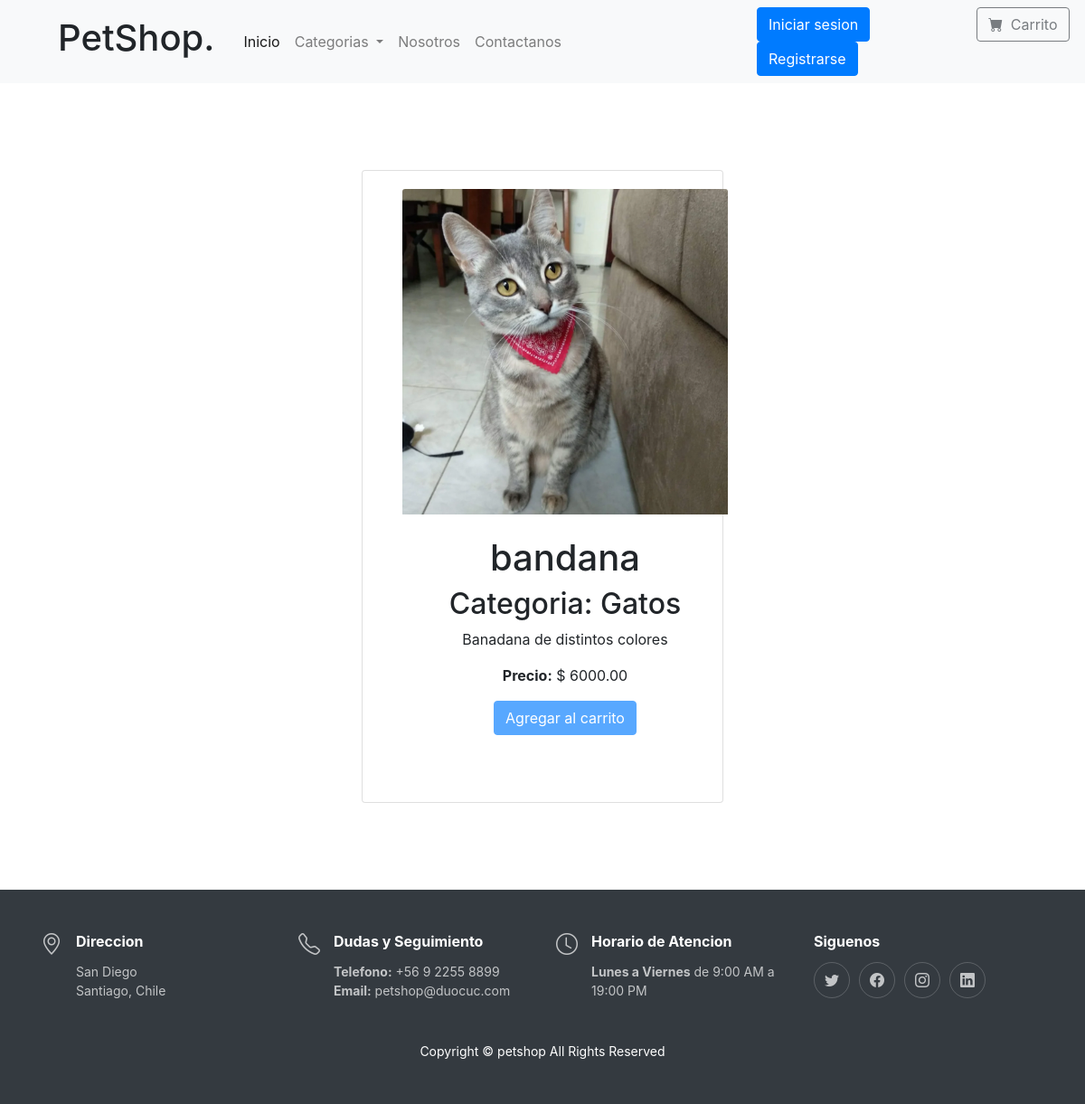
Page /producto/5 on the committed database.
### core/models.py (models this page shows, shortened)
class Producto(models.Model):
    id = models.IntegerField(primary_key=True, verbose_name='Id de producto')
    titulo = models.CharField(max_length=50, null=False)
    stock = models.IntegerField(default=1)
    imagen = models.FileField(upload_to='img')
    descripcion = models.CharField(max_length=200, null=False)
    precio = models.DecimalField(null=False, max_digits=10, decimal_places=2)
    categoria = models.ForeignKey(Categoria,on_delete=models.CASCADE, related_name="productos")

class Categoria(models.Model):
    id = models.IntegerField(primary_key=True, verbose_name='Id de categoria')
    descripcion = models.CharField(max_length=200, null=False)

### core/views.py (the view)
# urls.py: path('producto/<int:producto_id>', views.producto_show, name="producto_show" ),
def producto_show(request, producto_id):
    producto =  get_object_or_404(Producto, id=producto_id)
    return render(request, 'core/producto/show.html',{
        'categorias' : Categoria.objects.all(),
        'producto' : producto
    })

### core/templates/core/producto/show.html (shortened to what this page needs)
{% extends "core/layout.html" %}
{% block content %}
<section class="py-5">
    <div class="container px-4 px-lg-5 mt-5">
        <div class="row gx-4 gx-lg-5 row-cols-2 row-cols-md-3 row-cols-xl-4 justify-content-center">
            <div class="card"  style="height: 700px; width: 600px !important; max-width: 400px !important; ;">
                <div class="card-body" style="height: 600px; width: 600px !important; max-width: 400px !important;">
                    <img class="card-img-top" src="{{MEDIA_URL}}{{producto.imagen.url}}"alt="">
                    <div class="card-body p-4" style="text-align: center;">
                        <div class="text-center" style="text-align: center;">
                            <h1>{{ producto.titulo }}</h1>
                            <h2>Categoria: {{ producto.categoria.descripcion }}</h2>
                            <p>{{ producto.descripcion.capitalize }}</p>
                        </div>
                        <p> <strong>Precio:</strong> $ {{ producto.precio }} </p>
                        <form action="{% url 'CORE:carrito_save' %}" method="POST">
                            {% if user.is_superuser or not user.is_authenticated %}
                                <button  type="submit" class="btn btn-primary" disabled>Agregar al carrito</button>
                            {% else %}
                                <button class="btn btn-primary" type="submit">Agregar al carrito</button>
                            {% endif %}
                        </form>
                    </div>
                </div>
            </div>
    </div>
    </div>
</section>
{% endblock %}

### rows in the picture
Producto: imagen (picture), titulo "bandana", categoria.descripcion "Gatos", descripcion "Banadana de distintos colores", precio "6000.00"
